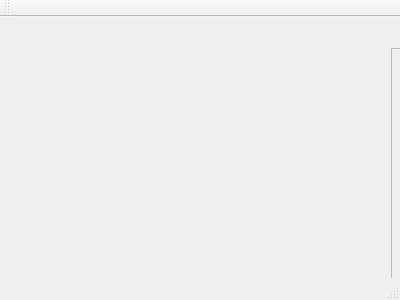
<?xml version="1.0" encoding="UTF-8"?>
<ui version="4.0">
 <class>MainWindow</class>
 <widget class="QMainWindow" name="MainWindow">
  <property name="geometry">
   <rect>
    <x>0</x>
    <y>0</y>
    <width>400</width>
    <height>300</height>
   </rect>
  </property>
  <property name="windowTitle">
   <string>MainWindow</string>
  </property>
  <widget class="QWidget" name="centralWidget">
   <widget class="QWidget" name="formLayoutWidget">
    <property name="geometry">
     <rect>
      <x>380</x>
      <y>20</y>
      <width>481</width>
      <height>371</height>
     </rect>
    </property>
    <layout class="QFormLayout" name="formLayout">
     <property name="fieldGrowthPolicy">
      <enum>QFormLayout::AllNonFixedFieldsGrow</enum>
     </property>
     <item row="0" column="0">
      <widget class="QScrollArea" name="scrollArea_2">
       <property name="widgetResizable">
        <bool>true</bool>
       </property>
       <widget class="QWidget" name="scrollAreaWidgetContents_2">
        <property name="geometry">
         <rect>
          <x>0</x>
          <y>0</y>
          <width>105</width>
          <height>105</height>
         </rect>
        </property>
       </widget>
      </widget>
     </item>
    </layout>
   </widget>
  </widget>
  <widget class="QMenuBar" name="menuBar">
   <property name="geometry">
    <rect>
     <x>0</x>
     <y>0</y>
     <width>400</width>
     <height>31</height>
    </rect>
   </property>
  </widget>
  <widget class="QToolBar" name="mainToolBar">
   <attribute name="toolBarArea">
    <enum>TopToolBarArea</enum>
   </attribute>
   <attribute name="toolBarBreak">
    <bool>false</bool>
   </attribute>
  </widget>
  <widget class="QStatusBar" name="statusBar"/>
 </widget>
 <layoutdefault spacing="6" margin="11"/>
 <resources/>
 <connections/>
</ui>
